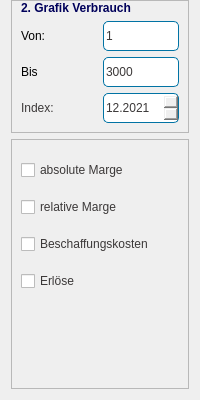
           <widget class="QFrame" name="verticalFrame_2">
            <property name="minimumSize">
             <size>
              <width>200</width>
              <height>0</height>
             </size>
            </property>
            <property name="maximumSize">
             <size>
              <width>250</width>
              <height>16777215</height>
             </size>
            </property>
            <layout class="QVBoxLayout" name="verticalLayout_27">
             <property name="topMargin">
              <number>0</number>
             </property>
             <item>
              <widget class="QFrame" name="frame_graph2">
               <property name="enabled">
                <bool>true</bool>
               </property>
               <property name="frameShape">
                <enum>QFrame::StyledPanel</enum>
               </property>
               <property name="frameShadow">
                <enum>QFrame::Raised</enum>
               </property>
               <layout class="QGridLayout" name="gridLayout_11">
                <property name="topMargin">
                 <number>0</number>
                </property>
                <property name="bottomMargin">
                 <number>9</number>
                </property>
                <item row="3" column="1">
                 <widget class="QDateEdit" name="dateEdit_ts_index_2">
                  <property name="minimumSize">
                   <size>
                    <width>60</width>
                    <height>30</height>
                   </size>
                  </property>
                  <property name="maximumSize">
                   <size>
                    <width>80</width>
                    <height>16777215</height>
                   </size>
                  </property>
                  <property name="styleSheet">
                   <string notr="true">QDateEdit{
	color: rgb(59,56,56);
	border: 1px solid;
	border-color: rgb(1,115,164);
	border-radius: 5px;
}</string>
                  </property>
                  <property name="buttonSymbols">
                   <enum>QAbstractSpinBox::UpDownArrows</enum>
                  </property>
                  <property name="dateTime">
                   <datetime>
                    <hour>0</hour>
                    <minute>0</minute>
                    <second>0</second>
                    <year>2021</year>
                    <month>12</month>
                    <day>1</day>
                   </datetime>
                  </property>
                  <property name="displayFormat">
                   <string>MM.yyyy</string>
                  </property>
                  <property name="date">
                   <date>
                    <year>2021</year>
                    <month>12</month>
                    <day>1</day>
                   </date>
                  </property>
                 </widget>
                </item>
                <item row="2" column="0">
                 <widget class="QLabel" name="label_ts_datum_ende_4">
                  <property name="text">
                   <string>Bis</string>
                  </property>
                 </widget>
                </item>
                <item row="3" column="0">
                 <widget class="QLabel" name="label_tarifvergleich_index_3">
                  <property name="styleSheet">
                   <string notr="true">color: rgb(59, 56, 56);</string>
                  </property>
                  <property name="text">
                   <string>Index:</string>
                  </property>
                 </widget>
                </item>
                <item row="1" column="0">
                 <widget class="QLabel" name="label_ts_datum_anfang_4">
                  <property name="text">
                   <string>Von:</string>
                  </property>
                 </widget>
                </item>
                <item row="1" column="1">
                 <widget class="QSpinBox" name="spinBox_ts_consumption_anfang_3">
                  <property name="minimumSize">
                   <size>
                    <width>60</width>
                    <height>30</height>
                   </size>
                  </property>
                  <property name="maximumSize">
                   <size>
                    <width>80</width>
                    <height>16777215</height>
                   </size>
                  </property>
                  <property name="styleSheet">
                   <string notr="true">QSpinBox{
	color: rgb(59,56,56);
	border: 1px solid;
	border-color:  rgb(1,115,164);
	border-radius: 5px;
}
</string>
                  </property>
                  <property name="buttonSymbols">
                   <enum>QAbstractSpinBox::NoButtons</enum>
                  </property>
                  <property name="minimum">
                   <number>1</number>
                  </property>
                  <property name="maximum">
                   <number>999999</number>
                  </property>
                 </widget>
                </item>
                <item row="2" column="1">
                 <widget class="QSpinBox" name="spinBox_ts_consumption_ende_3">
                  <property name="minimumSize">
                   <size>
                    <width>60</width>
                    <height>30</height>
                   </size>
                  </property>
                  <property name="maximumSize">
                   <size>
                    <width>80</width>
                    <height>16777215</height>
                   </size>
                  </property>
                  <property name="styleSheet">
                   <string notr="true">QSpinBox{
	color: rgb(59,56,56);
	border: 1px solid;
	border-color:  rgb(1,115,164);
	border-radius: 5px;
}</string>
                  </property>
                  <property name="buttonSymbols">
                   <enum>QAbstractSpinBox::NoButtons</enum>
                  </property>
                  <property name="maximum">
                   <number>999999</number>
                  </property>
                  <property name="value">
                   <number>3000</number>
                  </property>
                 </widget>
                </item>
                <item row="0" column="0" colspan="2">
                 <widget class="QLabel" name="label_ts_graph_consumption_3">
                  <property name="styleSheet">
                   <string notr="true">color: rgb(0,0,90);
font: bold;</string>
                  </property>
                  <property name="text">
                   <string>2. Grafik Verbrauch</string>
                  </property>
                 </widget>
                </item>
               </layout>
              </widget>
             </item>
             <item>
              <widget class="QFrame" name="frame_list2">
               <property name="minimumSize">
                <size>
                 <width>0</width>
                 <height>250</height>
                </size>
               </property>
               <property name="frameShape">
                <enum>QFrame::StyledPanel</enum>
               </property>
               <property name="frameShadow">
                <enum>QFrame::Raised</enum>
               </property>
               <layout class="QVBoxLayout" name="verticalLayout_21">
                <property name="bottomMargin">
                 <number>82</number>
                </property>
                <item>
                 <widget class="QCheckBox" name="checkBox_AM">
                  <property name="styleSheet">
                   <string notr="true">QCheckBox{
	color: rgb(59,56,56);
}</string>
                  </property>
                  <property name="text">
                   <string>absolute Marge</string>
                  </property>
                 </widget>
                </item>
                <item>
                 <widget class="QCheckBox" name="checkBox_RM">
                  <property name="styleSheet">
                   <string notr="true">QCheckBox{
	color: rgb(59,56,56);
}</string>
                  </property>
                  <property name="text">
                   <string>relative Marge</string>
                  </property>
                 </widget>
                </item>
                <item>
                 <widget class="QCheckBox" name="checkBox_BK">
                  <property name="styleSheet">
                   <string notr="true">QCheckBox{
	color: rgb(59,56,56);
}</string>
                  </property>
                  <property name="text">
                   <string>Beschaffungskosten</string>
                  </property>
                 </widget>
                </item>
                <item>
                 <widget class="QCheckBox" name="checkBox_E">
                  <property name="styleSheet">
                   <string notr="true">QCheckBox{
	color: rgb(59,56,56);
}</string>
                  </property>
                  <property name="text">
                   <string>Erlöse</string>
                  </property>
                 </widget>
                </item>
               </layout>
              </widget>
             </item>
            </layout>
           </widget>
